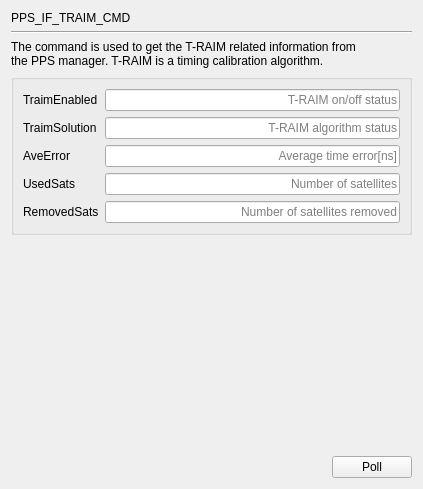
     <widget class="QWidget" name="page_PPS_IF_TRAIM_CMD">
      <layout class="QGridLayout" name="gridLayout_31">
       <item row="0" column="0">
        <widget class="QLabel" name="label_36">
         <property name="text">
          <string>PPS_IF_TRAIM_CMD</string>
         </property>
        </widget>
       </item>
       <item row="1" column="0" colspan="2">
        <widget class="Line" name="line_19">
         <property name="orientation">
          <enum>Qt::Horizontal</enum>
         </property>
        </widget>
       </item>
       <item row="2" column="0" colspan="2">
        <widget class="QLabel" name="label_37">
         <property name="text">
          <string>The command is used to get the T-RAIM related information from 
the PPS manager. T-RAIM is a timing calibration algorithm.</string>
         </property>
        </widget>
       </item>
       <item row="3" column="0" colspan="2">
        <widget class="QGroupBox" name="groupBox_11">
         <property name="title">
          <string/>
         </property>
         <layout class="QGridLayout" name="gridLayout_30">
          <item row="0" column="0">
           <widget class="QLabel" name="label_77">
            <property name="text">
             <string>TraimEnabled</string>
            </property>
           </widget>
          </item>
          <item row="0" column="1">
           <widget class="QLineEdit" name="lineEdit_TRAIM_TraimEnabled">
            <property name="alignment">
             <set>Qt::AlignRight|Qt::AlignTrailing|Qt::AlignVCenter</set>
            </property>
            <property name="readOnly">
             <bool>true</bool>
            </property>
            <property name="placeholderText">
             <string>T-RAIM on/off status</string>
            </property>
           </widget>
          </item>
          <item row="1" column="0">
           <widget class="QLabel" name="label_78">
            <property name="text">
             <string>TraimSolution</string>
            </property>
           </widget>
          </item>
          <item row="1" column="1">
           <widget class="QLineEdit" name="lineEdit_TRAIM_TraimSolution">
            <property name="alignment">
             <set>Qt::AlignRight|Qt::AlignTrailing|Qt::AlignVCenter</set>
            </property>
            <property name="readOnly">
             <bool>true</bool>
            </property>
            <property name="placeholderText">
             <string>T-RAIM algorithm status</string>
            </property>
           </widget>
          </item>
          <item row="2" column="0">
           <widget class="QLabel" name="label_79">
            <property name="text">
             <string>AveError</string>
            </property>
           </widget>
          </item>
          <item row="2" column="1">
           <widget class="QLineEdit" name="lineEdit_TRAIM_AveError">
            <property name="alignment">
             <set>Qt::AlignRight|Qt::AlignTrailing|Qt::AlignVCenter</set>
            </property>
            <property name="readOnly">
             <bool>true</bool>
            </property>
            <property name="placeholderText">
             <string>Average time error[ns]</string>
            </property>
           </widget>
          </item>
          <item row="3" column="0">
           <widget class="QLabel" name="label_80">
            <property name="text">
             <string>UsedSats</string>
            </property>
           </widget>
          </item>
          <item row="3" column="1">
           <widget class="QLineEdit" name="lineEdit_TRAIM_UsedSats">
            <property name="alignment">
             <set>Qt::AlignRight|Qt::AlignTrailing|Qt::AlignVCenter</set>
            </property>
            <property name="readOnly">
             <bool>true</bool>
            </property>
            <property name="placeholderText">
             <string>Number of satellites</string>
            </property>
           </widget>
          </item>
          <item row="4" column="0">
           <widget class="QLabel" name="label_81">
            <property name="text">
             <string>RemovedSats</string>
            </property>
           </widget>
          </item>
          <item row="4" column="1">
           <widget class="QLineEdit" name="lineEdit_TRAIM_RemovedSats">
            <property name="alignment">
             <set>Qt::AlignRight|Qt::AlignTrailing|Qt::AlignVCenter</set>
            </property>
            <property name="readOnly">
             <bool>true</bool>
            </property>
            <property name="placeholderText">
             <string>Number of satellites removed</string>
            </property>
           </widget>
          </item>
         </layout>
        </widget>
       </item>
       <item row="4" column="1">
        <spacer name="verticalSpacer_6">
         <property name="orientation">
          <enum>Qt::Vertical</enum>
         </property>
         <property name="sizeHint" stdset="0">
          <size>
           <width>20</width>
           <height>215</height>
          </size>
         </property>
        </spacer>
       </item>
       <item row="5" column="0">
        <spacer name="horizontalSpacer_19">
         <property name="orientation">
          <enum>Qt::Horizontal</enum>
         </property>
         <property name="sizeHint" stdset="0">
          <size>
           <width>315</width>
           <height>20</height>
          </size>
         </property>
        </spacer>
       </item>
       <item row="5" column="1">
        <widget class="QPushButton" name="poll_PPS_IF_TRAIM_CMD">
         <property name="text">
          <string>Poll</string>
         </property>
        </widget>
       </item>
      </layout>
     </widget>
